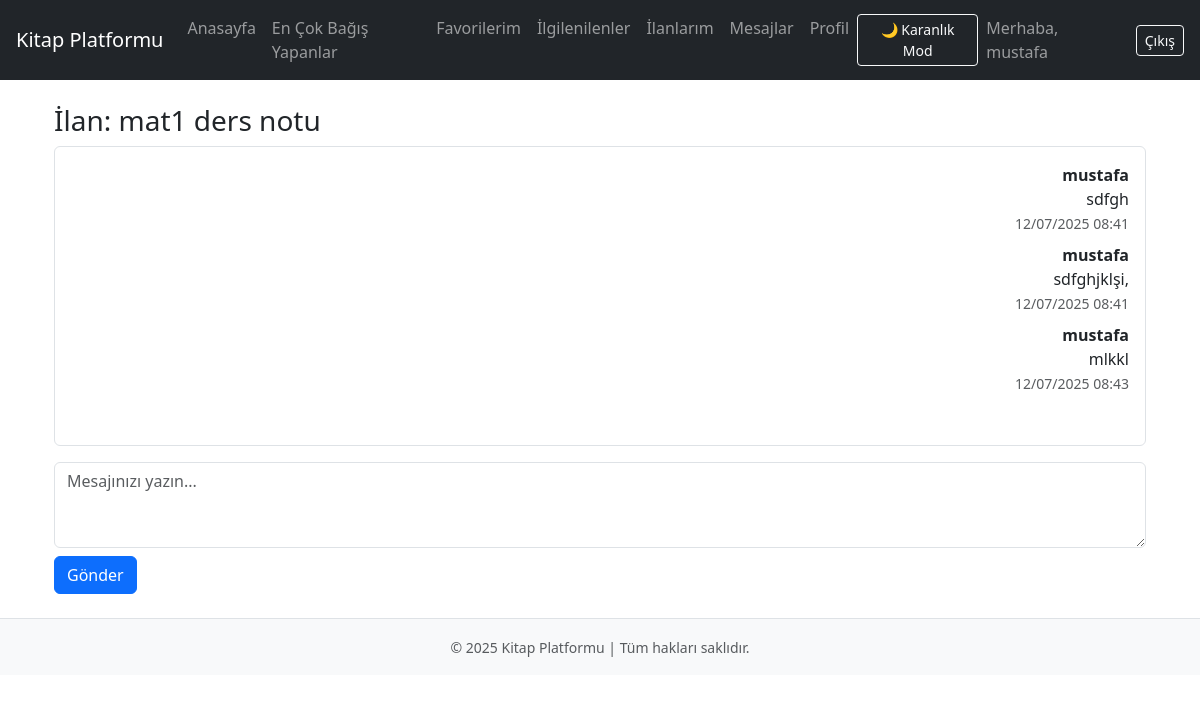
The page /conversation/1/ (signed in) on the database as committed earlier.
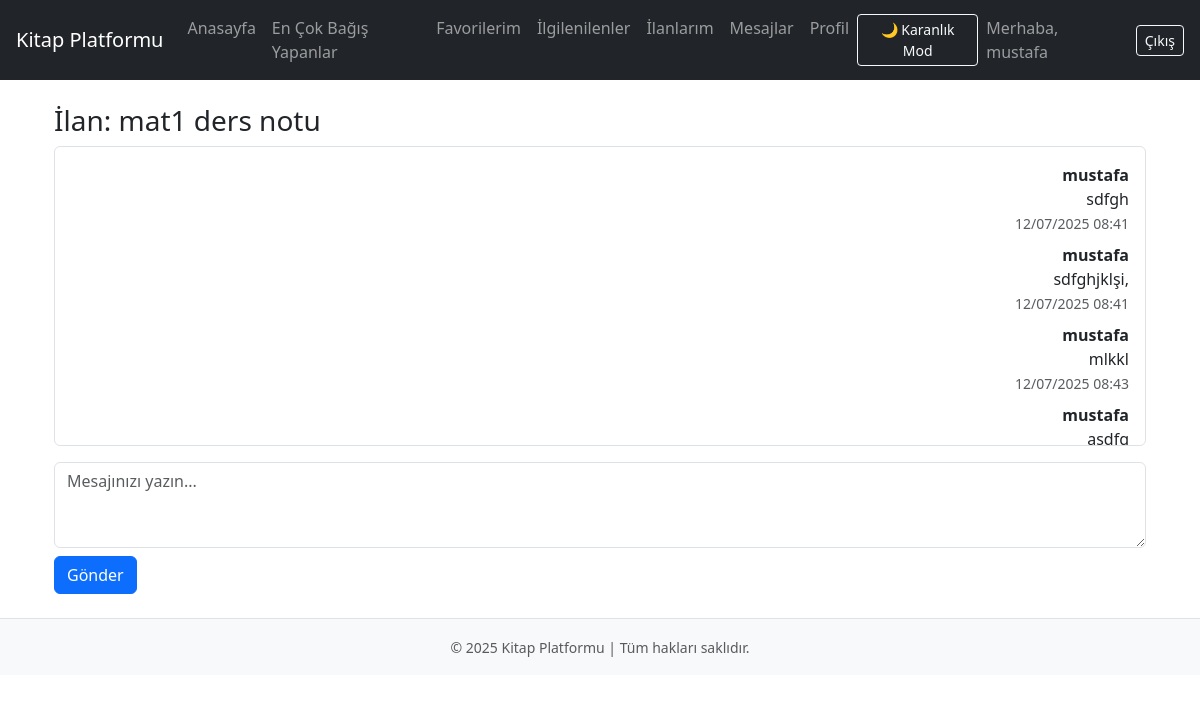
The same page on the database as committed later.
### messaging/models.py (models this page shows, shortened)
class Message(models.Model):
    conversation = models.ForeignKey(Conversation, related_name='messages', on_delete=models.CASCADE)
    sender = models.ForeignKey(User, on_delete=models.CASCADE)
    text = models.TextField()
    timestamp = models.DateTimeField(auto_now_add=True)
    class Meta:
        ordering = ['timestamp']

### messaging/views.py (the view)
# urls.py: path('conversation/<int:conversation_id>/', views.conversation_detail, name='conversation_detail'),]
@login_required
def conversation_detail(request, conversation_id):
    conversation = get_object_or_404(Conversation, id=conversation_id)
    if request.user != conversation.buyer and request.user != conversation.seller:
        django_messages.error(request, "Bu konuşmaya erişim yetkiniz yok.")
        return redirect('home')
    if request.method == 'POST':
        form = MessageForm(request.POST)
        if form.is_valid():
            message = form.save(commit=False)
            message.conversation = conversation
            message.sender = request.user
            message.save()
            return redirect('conversation_detail', conversation_id=conversation.id)
    else:
        form = MessageForm()
    chat_messages = conversation.messages.order_by('timestamp')
    context = {
        'conversation': conversation,
        'chat_messages': chat_messages,
        'form': form,
    }
    return render(request, 'messages/conversation_detail.html', context)  # ✅ Parantez kapandı

### messaging/forms.py
class MessageForm(forms.ModelForm):
    class Meta:
        model = Message
        fields = ['text']
        widgets = {
            'text': forms.Textarea(attrs={'rows': 3, 'class': 'form-control', 'placeholder': 'Mesajınızı yazın...'}),
        }

### templates/messages/conversation_detail.html (shortened to what this page needs)
{% extends 'base.html' %}
{% block content %}
<div class="container mt-4">
  <h3>İlan: {{ conversation.listing.title }}</h3>
  <div class="border rounded p-3 mb-3" style="height: 300px; overflow-y: auto;">
    {% if chat_messages %}
      {% for message in chat_messages %}
        <div class="mb-2 {% if message.sender == user %}text-end{% endif %}">
          <strong>{{ message.sender.username }}</strong><br>
          {{ message.text }}<br>
          <small class="text-muted">{{ message.timestamp|date:"d/m/Y H:i" }}</small>
        </div>
      {% endfor %}
    {% else %}
      <p class="text-muted">Henüz mesaj yok.</p>
    {% endif %}
  </div>
  <form method="post">
    {{ form.text }}
    <button type="submit" class="btn btn-primary mt-2">Gönder</button>
  </form>
</div>
{% endblock %}

Rows that differ between the two databases and show on the page:
added Message: sender.username "mustafa", text "asdfg"
